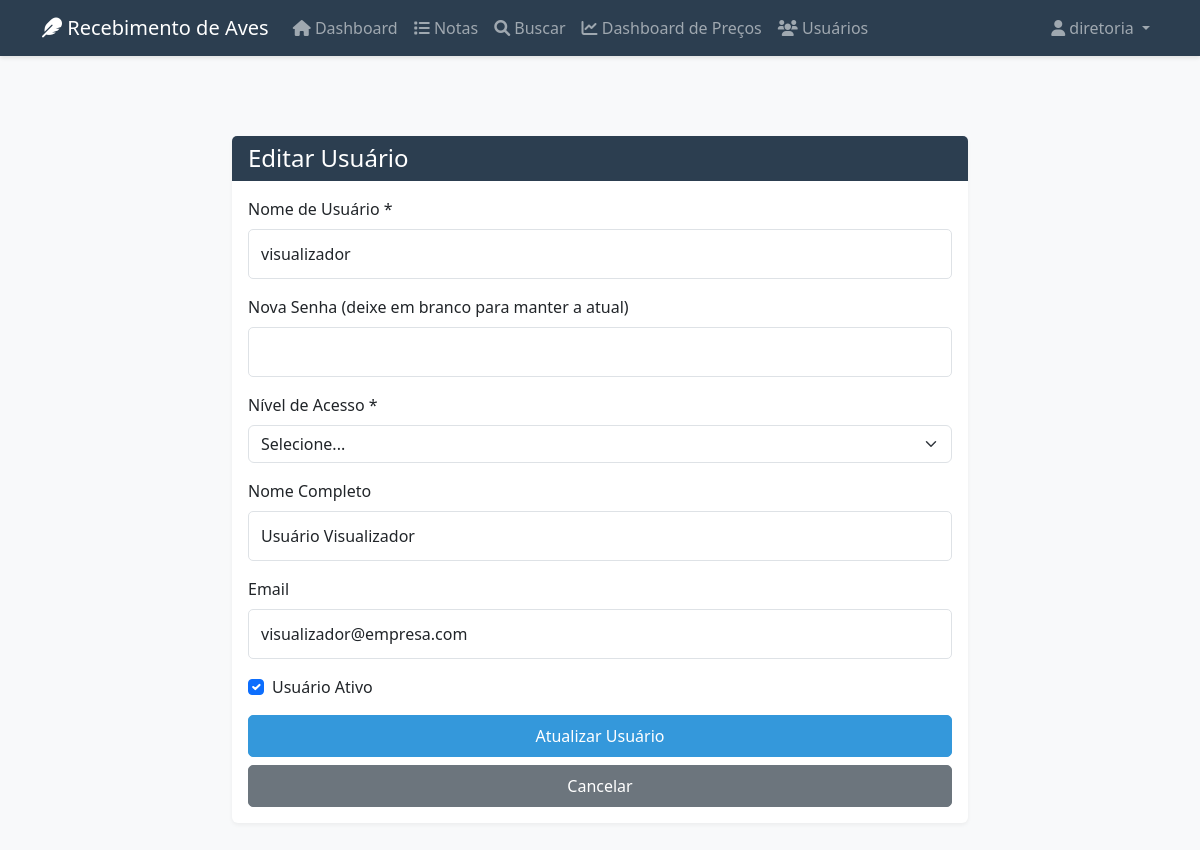
Screenshot of /editar_usuario/5 (signed in) with the database file from the repository.
### app.py (models this page shows, shortened)
class User(UserMixin, db.Model):
    id = db.Column(db.Integer, primary_key=True)
    username = db.Column(db.String(80), unique=True, nullable=False)
    password_hash = db.Column(db.String(120), nullable=False)
    role = db.Column(db.String(20), nullable=False)  # 'diretoria', 'financeiro', 'usuario', 'visualizador', 'gerente'
    nome_completo = db.Column(db.String(100))
    email = db.Column(db.String(120))
    data_criacao = db.Column(db.DateTime, default=datetime.now)
    ativo = db.Column(db.Boolean, default=True)
    criado_por_id = db.Column(db.Integer, db.ForeignKey('user.id'))
    @property
    def is_diretoria(self):
        return self.role == 'diretoria'
    @property
    def is_financeiro(self):
        return self.role == 'financeiro'
    @property
    def is_gerente(self):
        return self.role == 'gerente'

### app.py (the view, shortened to what this page needs)
@app.route('/editar_usuario/<int:id>', methods=['GET', 'POST'])
@login_required
def editar_usuario(id):
    if not current_user.is_diretoria:
        flash('Acesso negado!', 'danger')
        return redirect(url_for('dashboard'))
    user = User.query.get_or_404(id)
    return render_template('editar_usuario.html', user=user)

### app.py (called while the page is built)
@login_manager.user_loader
def load_user(user_id):
    return User.query.get(int(user_id))

### templates/editar_usuario.html (shortened to what this page needs)
{% extends "base.html" %}
{% block content %}
<div class="container mt-4">
    <div class="row justify-content-center">
        <div class="col-md-8">
            <div class="card">
                <div class="card-header">
                    <h4 class="mb-0">Editar Usuário</h4>
                </div>
                <div class="card-body">
                    <form method="POST" class="needs-validation" novalidate>
                        <div class="mb-3">
                            <label for="username" class="form-label">Nome de Usuário *</label>
                            <input type="text" class="form-control" id="username" name="username" value="{{ user.username }}" required>
                        </div>
                        <div class="mb-3">
                            <label for="password" class="form-label">Nova Senha (deixe em branco para manter a atual)</label>
                            <input type="password" class="form-control" id="password" name="password">
                        </div>
                        <div class="mb-3">
                            <label for="role" class="form-label">Nível de Acesso *</label>
                            <select class="form-select" id="role" name="role" required>
                                <option value="">Selecione...</option>
                            </select>
                        </div>
                        <div class="mb-3">
                            <label for="nome_completo" class="form-label">Nome Completo</label>
                            <input type="text" class="form-control" id="nome_completo" name="nome_completo" value="{{ user.nome_completo or '' }}">
                        </div>
                        <div class="mb-3">
                            <label for="email" class="form-label">Email</label>
                            <input type="email" class="form-control" id="email" name="email" value="{{ user.email or '' }}">
                        </div>
                        <div class="mb-3">
                            <div class="form-check">
                                <input class="form-check-input" type="checkbox" id="ativo" name="ativo" {% if user.ativo %}checked{% endif %}>
                                <label class="form-check-label" for="ativo">
                                    Usuário Ativo
                                </label>
                            </div>
                        </div>
                        <div class="d-grid gap-2">
                            <button type="submit" class="btn btn-primary">Atualizar Usuário</button>
                            <a href="{{ url_for('lista_usuarios') }}" class="btn btn-secondary">Cancelar</a>
                        </div>
                    </form>
                </div>
            </div>
        </div>
    </div>
</div>
{% endblock %}

### templates/base.html (shortened to what this page needs)
<!DOCTYPE html>
<html lang="pt-br">
<head>
    <link href="https://cdn.jsdelivr.net/npm/bootstrap@5.3.0/dist/css/bootstrap.min.css" rel="stylesheet">
    <link href="https://cdnjs.cloudflare.com/ajax/libs/font-awesome/6.0.0/css/all.min.css" rel="stylesheet">
    <link href="{{ url_for('static', filename='css/style.css') }}" rel="stylesheet">
</head>
<body>
    {% if current_user.is_authenticated %}
    <nav class="navbar navbar-expand-lg navbar-dark bg-primary">
        <div class="container">
            <a class="navbar-brand" href="{{ url_for('dashboard') }}">
                <i class="fas fa-feather"></i> Recebimento de Aves
            </a>
            <div class="collapse navbar-collapse" id="navbarNav">
                <ul class="navbar-nav me-auto">
                    <li class="nav-item">
                        <a class="nav-link" href="{{ url_for('dashboard') }}">
                            <i class="fas fa-home"></i> Dashboard
                        </a>
                    </li>
                    <li class="nav-item">
                        <a class="nav-link" href="{{ url_for('lista_notas') }}">
                            <i class="fas fa-list"></i> Notas
                        </a>
                    </li>
                    <li class="nav-item">
                        <a class="nav-link" href="{{ url_for('buscar_notas') }}">
                            <i class="fas fa-search"></i> Buscar
                        </a>
                    </li>
                    <li class="nav-item">
                        <a class="nav-link" href="{{ url_for('dashboard_precos') }}">
                            <i class="fas fa-chart-line"></i> Dashboard de Preços
                        </a>
                    </li>
                    {% if current_user.role == 'diretoria' %}
                    <li class="nav-item">
                        <a class="nav-link" href="{{ url_for('lista_usuarios') }}">
                            <i class="fas fa-users"></i> Usuários
                        </a>
                    </li>
                    {% endif %}
                </ul>
                <ul class="navbar-nav">
                    <li class="nav-item dropdown">
                        <a class="nav-link dropdown-toggle" href="#" id="userDropdown" role="button"
                           data-bs-toggle="dropdown">
                            <i class="fas fa-user"></i> {{ current_user.username }}
                        </a>
                    </li>
                </ul>
            </div>
        </div>
    </nav>
    {% endif %}
    <main class="py-4">
        {% block content %}{% endblock %}
    </main>
</body>
</html>

### static/css/style.css (style rules this page uses)
body { background-color: #f8f9fa; min-height: 100vh; padding-bottom: 2rem; }
.card { box-shadow: 0 0.125rem 0.25rem rgba(0, 0, 0, 0.075); transition: transform 0.2s ease-in-out; }
.card-header { background-color: #f8f9fa; border-bottom: 1px solid rgba(0, 0, 0, 0.125); }
.navbar { box-shadow: 0 2px 4px rgba(0, 0, 0, 0.1); margin-bottom: 2rem; }
.btn-primary { background-color: #0d6efd; border-color: #0d6efd; transition: all 0.2s ease-in-out; }
.row { animation: fadeIn 0.5s ease-out; }

### templates/base.html (style rules this page uses)
:root { --primary-color: #2c3e50; --secondary-color: #34495e; --accent-color: #3498db; --success-color: #27ae60; --warning-color: #f1c40f; --danger-color: #e74c3c; }
body { background-color: #f8f9fa; }
.navbar { background-color: var(--primary-color) !important; box-shadow: 0 2px 4px rgba(0,0,0,0.1); }
.card { border: none; box-shadow: 0 2px 4px rgba(0,0,0,0.05); margin-bottom: 1.5rem; }
.card-header { background-color: var(--primary-color); color: white; border-bottom: none; }
.btn { border-radius: 5px; padding: 0.5rem 1rem; font-weight: 500; transition: all 0.3s ease; }
.btn-primary { background-color: var(--accent-color); border-color: var(--accent-color); }
.form-control { border-radius: 5px; border: 1px solid #dee2e6; padding: 0.75rem; }

### rows the page displays
User: username "diretoria"
User: username "visualizador", nome_completo "Usuário Visualizador", email "visualizador@empresa.com", ativo "☑"
